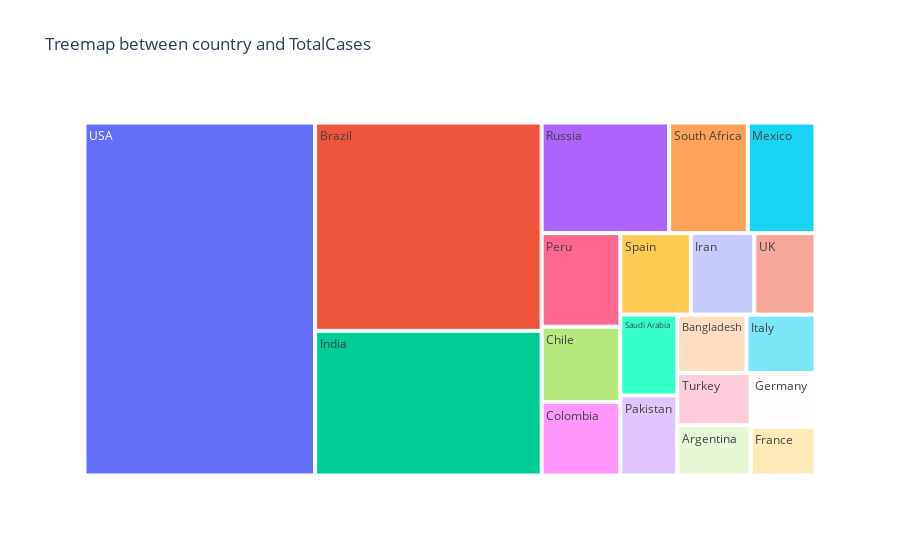
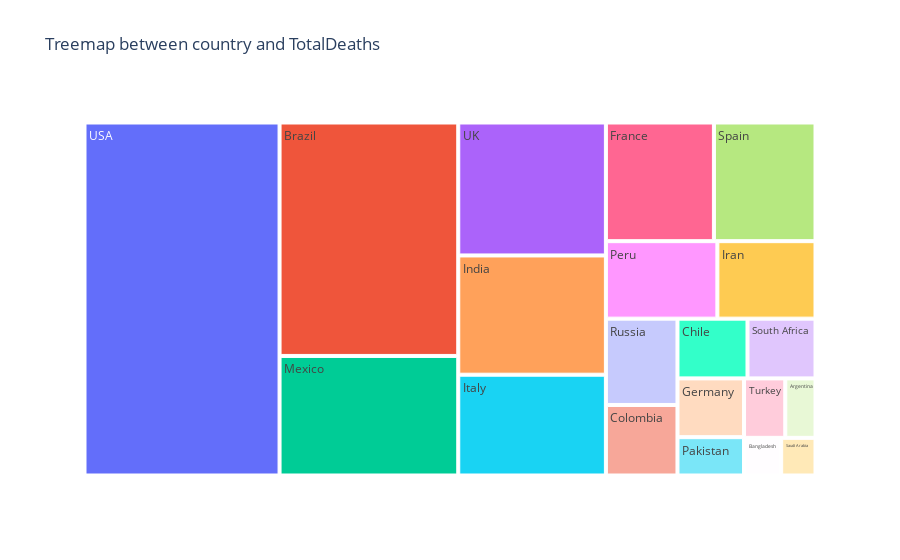
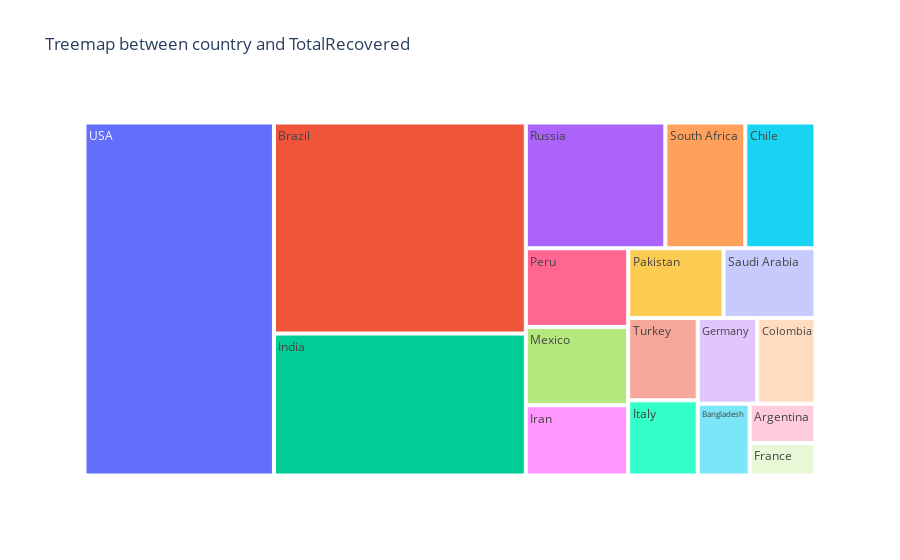
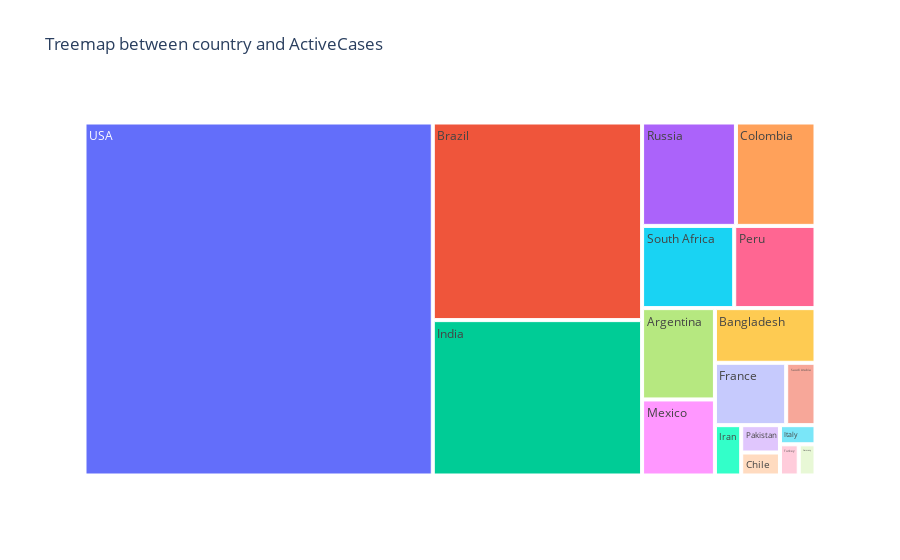

Notebook code for these charts, in order:
### Code cell
columns= ['TotalCases','TotalDeaths','TotalRecovered','ActiveCases']
for i in columns:
    fig = px.treemap(world_data.iloc[0:20],values=i,path = ['Country/Region'],title='Treemap between country and {}'.format(i))
    fig.show()

### Figure 1 — Plotly figure (JSON) as saved in the notebook; plotly's stock layout.template omitted (floating-point values rounded to 4 significant figures)
{"data": [{"branchvalues": "total", "domain": {"x": [0, 1], "y": [0, 1]}, "hovertemplate": "labels=%{label}<br>TotalCases=%{value}<br>parent=%{parent}<br>id=%{id}<extra></extra>", "ids": ["Argentina", "Bangladesh", "Brazil", "Chile", "Colombia", "France", "Germany", "India", "Iran", "Italy", "Mexico", "Pakistan", "Peru", "Russia", "Saudi Arabia", "South Africa", "Spain", "Turkey", "UK", "USA"], "labels": ["Argentina", "Bangladesh", "Brazil", "Chile", "Colombia", "France", "Germany", "India", "Iran", "Italy", "Mexico", "Pakistan", "Peru", "Russia", "Saudi Arabia", "South Africa", "Spain", "Turkey", "UK", "USA"], "name": "", "parents": ["", "", "", "", "", "", "", "", "", "", "", "", "", "", "", "", "", "", "", ""], "type": "treemap", "values": [228195, 249651, 2917562, 366671, 357710, 195633, 215210, 2025409, 320117, 249204, 462690, 281863, 455409, 871894, 284226, 538184, 354530, 237265, 308134, 5032179]}], "layout": {"legend": {"tracegroupgap": 0}, "title": {"text": "Treemap between country and TotalCases"}}}

### Figure 2 — Plotly figure (JSON) as saved in the notebook; plotly's stock layout.template omitted (floating-point values rounded to 4 significant figures)
{"data": [{"branchvalues": "total", "domain": {"x": [0, 1], "y": [0, 1]}, "hovertemplate": "labels=%{label}<br>TotalDeaths=%{value}<br>parent=%{parent}<br>id=%{id}<extra></extra>", "ids": ["Argentina", "Bangladesh", "Brazil", "Chile", "Colombia", "France", "Germany", "India", "Iran", "Italy", "Mexico", "Pakistan", "Peru", "Russia", "Saudi Arabia", "South Africa", "Spain", "Turkey", "UK", "USA"], "labels": ["Argentina", "Bangladesh", "Brazil", "Chile", "Colombia", "France", "Germany", "India", "Iran", "Italy", "Mexico", "Pakistan", "Peru", "Russia", "Saudi Arabia", "South Africa", "Spain", "Turkey", "UK", "USA"], "name": "", "parents": ["", "", "", "", "", "", "", "", "", "", "", "", "", "", "", "", "", "", "", ""], "type": "treemap", "values": [4251, 3306, 98644, 9889, 11939, 30312, 9252, 41638, 17976, 35187, 50517, 6035, 20424, 14606, 3055, 9604, 28500, 5798, 46413, 162804]}], "layout": {"legend": {"tracegroupgap": 0}, "title": {"text": "Treemap between country and TotalDeaths"}}}

### Figure 3 — Plotly figure (JSON) as saved in the notebook; plotly's stock layout.template omitted (floating-point values rounded to 4 significant figures)
{"data": [{"branchvalues": "total", "domain": {"x": [0, 1], "y": [0, 1]}, "hovertemplate": "labels=%{label}<br>TotalRecovered=%{value}<br>parent=%{parent}<br>id=%{id}<extra></extra>", "ids": ["Argentina", "Bangladesh", "Brazil", "Chile", "Colombia", "France", "Germany", "India", "Iran", "Italy", "Mexico", "Pakistan", "Peru", "Russia", "Saudi Arabia", "South Africa", "Spain", "Turkey", "UK", "USA"], "labels": ["Argentina", "Bangladesh", "Brazil", "Chile", "Colombia", "France", "Germany", "India", "Iran", "Italy", "Mexico", "Pakistan", "Peru", "Russia", "Saudi Arabia", "South Africa", "Spain", "Turkey", "UK", "USA"], "name": "", "parents": ["", "", "", "", "", "", "", "", "", "", "", "", "", "", "", "", "", "", "", ""], "type": "treemap", "values": [99852, 143824, 2047660, 340168, 192355, 82460, 196200, 1377384, 277463, 201323, 308848, 256058, 310337, 676357, 247089, 387316, 0, 220546, 0, 2576668]}], "layout": {"legend": {"tracegroupgap": 0}, "title": {"text": "Treemap between country and TotalRecovered"}}}

### Figure 4 — Plotly figure (JSON) as saved in the notebook; plotly's stock layout.template omitted (floating-point values rounded to 4 significant figures)
{"data": [{"branchvalues": "total", "domain": {"x": [0, 1], "y": [0, 1]}, "hovertemplate": "labels=%{label}<br>ActiveCases=%{value}<br>parent=%{parent}<br>id=%{id}<extra></extra>", "ids": ["Argentina", "Bangladesh", "Brazil", "Chile", "Colombia", "France", "Germany", "India", "Iran", "Italy", "Mexico", "Pakistan", "Peru", "Russia", "Saudi Arabia", "South Africa", "Spain", "Turkey", "UK", "USA"], "labels": ["Argentina", "Bangladesh", "Brazil", "Chile", "Colombia", "France", "Germany", "India", "Iran", "Italy", "Mexico", "Pakistan", "Peru", "Russia", "Saudi Arabia", "South Africa", "Spain", "Turkey", "UK", "USA"], "name": "", "parents": ["", "", "", "", "", "", "", "", "", "", "", "", "", "", "", "", "", "", "", ""], "type": "treemap", "values": [124092, 102521, 771258, 16614, 153416, 82861, 9758, 606387, 24678, 12694, 103325, 19770, 124648, 180931, 34082, 141264, 0, 10921, 0, 2292707]}], "layout": {"legend": {"tracegroupgap": 0}, "title": {"text": "Treemap between country and ActiveCases"}}}
